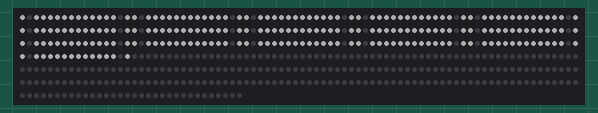
This sketch was run on a simulated Arduino Uno, built with avr-gcc and run on an emulated ATmega328P. On the bench: 512 RGB LEDs in strip order, left to right, continuing on the next row. Dim RGB values are drawn brighter than linear.

Above: at 3.8 s.

The sketch:

rond_ledsv2.ino
```cpp
// Projet d'une matrice avec une barre défilante
//

#include "Adafruit_NeoPixel.h"


// 5 variables pour modifier le comportement de la barre de LEDS
#define NUM_LEDS 32           // Combien de leds
#define PIN_BARRE_LEDS 8      // Port sur l'arduino de la barre défilante
#define LUMINOSITE1  20       // Luminosité maximumum sachant que cela varie de 0 à 255
#define DELAI1  100           // Attente en milliseconde entre deux leds
#define DELAI2  1000          // Attente en milliseconde avant changement de sens

// 4 variables pour modifier le comportement de la matrice de LEDS
#define NOMBRE_TOTAL_LEDS 512 // Port sur l'arduino de la barre défilante
#define PIN_MATRICE_LEDS 6    // Port sur l'arduino de la barre défilante
#define LUMINOSITE2   50      // Luminosité maximumum sachant que cela varie de 0 à 255
#define DEPART_LEDS   0      // Leds de départ du dessin du demi-cercle sachant que cela doit être un multiple de 16

// Nombre de led : 256, Pin 8, Pilotage des leds NEO_KHZ800
Adafruit_NeoPixel led(NOMBRE_TOTAL_LEDS, PIN_MATRICE_LEDS, NEO_GRB + NEO_KHZ800);
// 2 variables pour modifier les couleurs sur la matrice de leds
uint32_t COULEUR_HAUT =  led.Color(255, 255, 255);
uint32_t COULEUR_BAS =  led.Color(80,80,80);


// Tableau contenant les indices des LEDs à allumer
const uint8_t positions[] = {0, 15, 16, 31, 32, 47, 48, 63, 64, 79, 80, 95, 96, 111, 112, 127, 128, 143, 144, 159, 160, 175, 176, 191, 192, 207, 208, 223, 224, 239, 240, 255};

// Initialisation du programme
void setup() {

  // Initialisation des deux demi cercles
  led.begin();

  // Partie 1 : La matrice
  // On Efface la matrice, on règle la luminosité et on dessine les demi cercles
  led.clear();
  led.setBrightness(LUMINOSITE2);

  for (int i=2; i<14; i++) {
    led.setPixelColor(DEPART_LEDS+i, COULEUR_HAUT);
  }

  for (int i=18; i<30; i++) {
    led.setPixelColor(DEPART_LEDS+i, COULEUR_HAUT);
  }

  for (int i=34; i<46; i++) {
    led.setPixelColor(DEPART_LEDS+i, COULEUR_HAUT);
  }

  for (int i=50; i<62; i++) {
    led.setPixelColor(DEPART_LEDS+i, COULEUR_HAUT);
  }

  for (int i=66; i<78; i++) {
    led.setPixelColor(DEPART_LEDS+i, COULEUR_HAUT); //col5
  }

  for (int i=82; i<94; i++) {
    led.setPixelColor(DEPART_LEDS+i, COULEUR_HAUT);
  }

  for (int i=98; i<110; i++) {
    led.setPixelColor(DEPART_LEDS+i, COULEUR_HAUT); //col5
  }

  for (int i=114; i<126; i++) {
    led.setPixelColor(DEPART_LEDS+i, COULEUR_HAUT);
  }

  for (int i=130; i<142; i++) {
    led.setPixelColor(DEPART_LEDS+i, COULEUR_HAUT); //col5
  }

  for (int i=146; i<158; i++) {
    led.setPixelColor(DEPART_LEDS+i, COULEUR_HAUT); //col5
  }

  for (int i=162; i<174; i++) {
    led.setPixelColor(DEPART_LEDS+i, COULEUR_HAUT); //col5
  }

  for (int i=178; i<190; i++) {
    led.setPixelColor(DEPART_LEDS+i, COULEUR_HAUT);
  }

  for (int i=194; i<206; i++) {
    led.setPixelColor(DEPART_LEDS+i, COULEUR_HAUT); //col5
  }

  for (int i=210; i<222; i++) {
    led.setPixelColor(DEPART_LEDS+i, COULEUR_HAUT);
  }

  for (int i=226; i<238; i++) {
    led.setPixelColor(DEPART_LEDS+i, COULEUR_HAUT); //col5
  }

  for (int i=242; i<254; i++) {
    led.setPixelColor(DEPART_LEDS+i, COULEUR_HAUT); //col5
  }

  led.show();
}


// Animation de la barre centrale
void loop() {

    for( int i = 0; i < NUM_LEDS; i++) {
        //for( int j = 0; j < i; j++) {
          led.setPixelColor(DEPART_LEDS+positions[i], COULEUR_HAUT);
        //}
        led.show();
        delay(DELAI1);
    }
    delay(DELAI2);
    for( int i = NUM_LEDS-1; i >= 0; i--) {
        for( int j = 0; j < i; j++) {
          led.setPixelColor(DEPART_LEDS+positions[j], COULEUR_HAUT);
        }
        for( int j = i; j < NUM_LEDS; j++) {
          led.setPixelColor(DEPART_LEDS+positions[j], COULEUR_BAS);
        }
        led.show();
        delay(DELAI1);
    }
    delay(DELAI2);
 }
```
